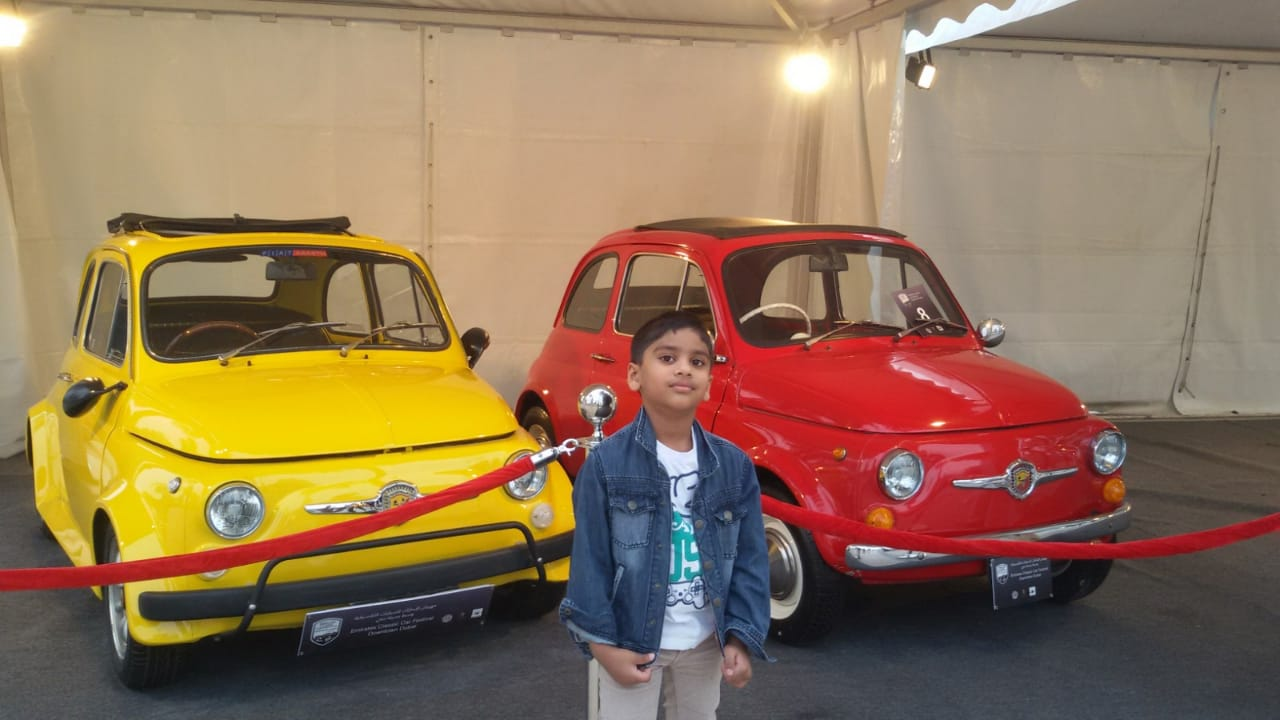
#> input picture img.JPG, 1280 x 720 px, found by its file name
$ python image.py
#> lines starting #> are read from the running program, lines starting #| are printed output that depends on the picture
import os
import cv2

img = cv2.imread("img.jpg")
#> img is the input picture: shape (720, 1280, 3); mean B, G, R 86.9, 115.3, 143.5
cv2.imshow("display_img", img)
gray_img = cv2.cvtColor(img, cv2.COLOR_RGB2GRAY)
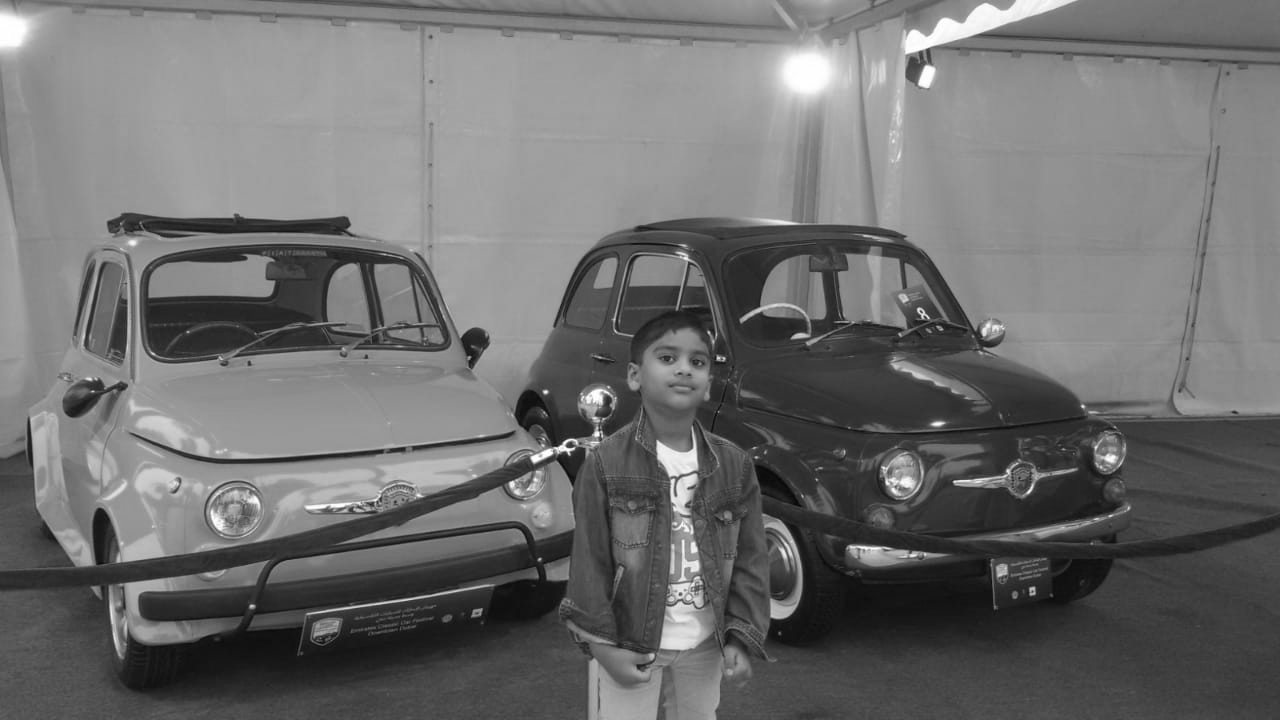
#> gray_img: shape (720, 1280); min 4, max 255, mean 110
cv2.imshow("grayscale_img", gray_img)
cv2.waitKey(0)
print(gray_img)
#> (printed output is left out)
